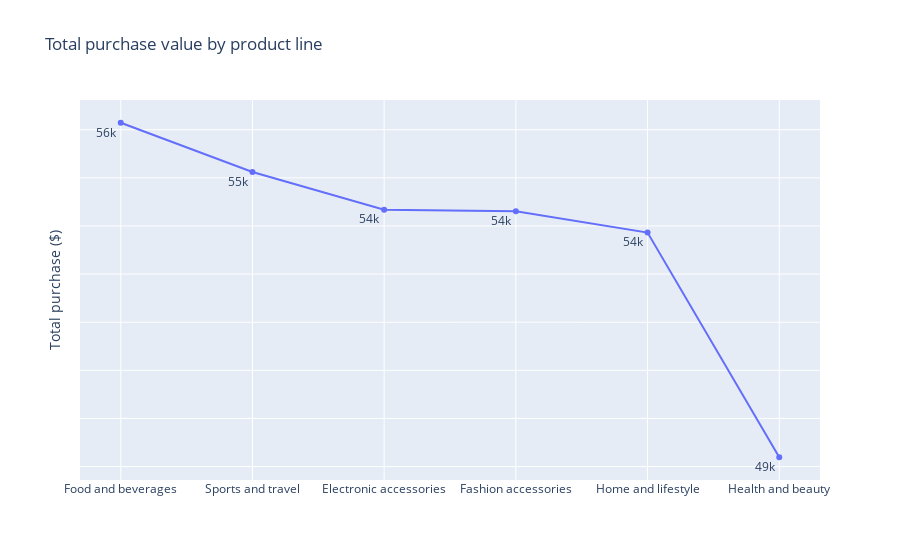

Notebook source saved alongside this figure:
### Markdown cell above
#### TOTAL PURCHASE VALUE BY PRODUCT LINE

### Code cell
product_line_purchase = df.groupby('Product_Line')['Total'].sum().sort_values(ascending=False)
trace = px.line(
        x=product_line_purchase.index,
        y=product_line_purchase.values,
        text=product_line_purchase.values,
        markers=True,
        title='Total purchase value by product line',
        labels={'x':'', 'y':'Total purchase ($)'},
        width=900
)
trace.update_traces(texttemplate ="%{text:.2s}", textposition='bottom left', cliponaxis=False)
trace.update_yaxes(showticklabels=False)
trace

### Figure 1 — Plotly figure (JSON) as saved in the notebook; plotly's stock layout.template omitted (floating-point values rounded to 4 significant figures)
{"data": [{"cliponaxis": false, "hovertemplate": "=%{x}<br>Total purchase ($)=%{y}<br>text=%{text}<extra></extra>", "legendgroup": "", "line": {"color": "#636efa", "dash": "solid"}, "marker": {"symbol": "circle"}, "mode": "lines+text+markers", "name": "", "orientation": "v", "showlegend": false, "text": [56140.0, 55120.0, 54340.0, 54310.0, 53860.0, 49190.0], "textposition": "bottom left", "texttemplate": "%{text:.2s}", "type": "scatter", "x": ["Food and beverages", "Sports and travel", "Electronic accessories", "Fashion accessories", "Home and lifestyle", "Health and beauty"], "xaxis": "x", "y": [56140.0, 55120.0, 54340.0, 54310.0, 53860.0, 49190.0], "yaxis": "y"}], "layout": {"legend": {"tracegroupgap": 0}, "title": {"text": "Total purchase value by product line"}, "width": 900, "xaxis": {"anchor": "y", "domain": [0, 1], "title": {"text": ""}}, "yaxis": {"anchor": "x", "domain": [0, 1], "showticklabels": false, "title": {"text": "Total purchase ($)"}}}}
